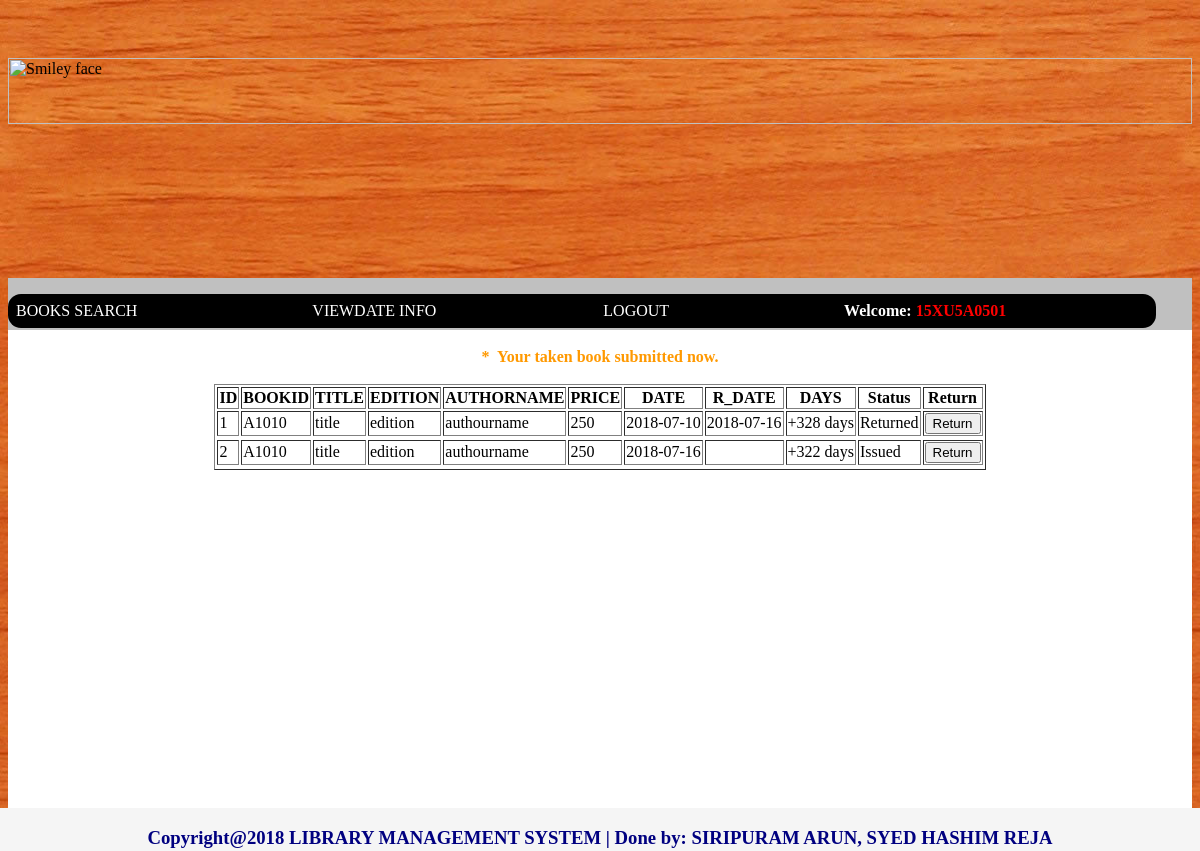
Screenshot of /viewdate.php?error=2 (signed in) with the database file from the repository.
### tables this page shows
CREATE TABLE `order1` (
  `id` int(10) NOT NULL,
  `bookid` varchar(100) NOT NULL,
  `htnumber` varchar(100) NOT NULL,
  `title` varchar(100) NOT NULL,
  `edition` varchar(100) NOT NULL,
  `authorname` varchar(100) NOT NULL,
  `price` varchar(100) NOT NULL,
  `currentdate` varchar(100) NOT NULL,
  `returndate` varchar(100) NOT NULL,
  `status` varchar(100) NOT NULL
);

### viewdate.php (the view, shortened to what this page needs)
<html>
<head>
</head>
<body>
<img src="L1.bmp" alt="Smiley face" height="30%" width="100%">
<?php
include "studentmenu.php";
?>
<div id="b2"><center>
<br>
<center><?php
            if(isset($_GET['error'])==true){
                if($_GET['error']==1){
                echo " <b style='color:red'>*&nbsp; Your already submited. </b>";
                }
                elseif($_GET['error']==2){
                echo " <b style='color:#ff9900'>*&nbsp; Your taken book submitted now. </b>";
                }
            }
            ?>
        </center>
        <br>
<?php
include "connection.php";
$query = "select * from order1 where htnumber='$htnumber' ";
$result=mysqli_query($con,$query) or die("Query failed:".mysqli_error($con));
 if (mysqli_num_rows($result) > 0) {
		ECHO "<TABLE BORDER='1'>";
		echo "<tr>";
		echo "<th>ID</th>";
		echo "<th>BOOKID</th>";
		echo "<th>TITLE</TH>";
		echo "<th>EDITION</TH>";
		echo "<th>AUTHORNAME</th>";
		echo "<th>PRICE</th>";
		echo "<th>DATE</th>";
		echo "<th>R_DATE</th>";
		echo "<th>DAYS</th>";
		echo "<th>Status</th>";
		echo "<th>Return</th>";
		echo "</tr>";
		    while($row = mysqli_fetch_assoc($result)) {
		echo "<tr>";
$date1=date_create($row['currentdate' ]);
$date2=date_create("");
$diff=date_diff($date1,$date2);
$diff->format("%R%a days");
echo "<td>" . $row['id']. "</td>";
echo "<td>" . $row['bookid']. "</td>";
echo "<td>" .$row['title']. "</td>";
echo "<td>" .$row['edition']. "</td>";
echo "<td>" .$row['authorname']. "</td>";
echo "<td>" .$row['price']. "</td>";
echo "<td>" .$row['currentdate']. "</td>";
echo "<td>" .$row['returndate']. "</td>";
echo "<td>" . $diff->format("%R%a days") . "</td>";
echo "<td>" .$row['status']. "</td>";
?>
<td>
    <a href="bookreturn.php?id=<?php echo  $row['id'] ?>" ><button type="button" name="submit" >Return</button></a>
</td>
<?php
echo "<tr>";
			}
			echo "</table>";
}
else {
}
?>
</div>
<div class="footer">
	<h3>Copyright@2018 LIBRARY MANAGEMENT SYSTEM | Done by: SIRIPURAM ARUN, SYED HASHIM REJA</h3>
  </div>
</body>
</html>

### studentmenu.php
<div id="header">
<ul>
 <li> <a href="stdbooksrch.php"> BOOKS SEARCH&nbsp;&nbsp;&nbsp;&nbsp;&nbsp;&nbsp;&nbsp;&nbsp;&nbsp;&nbsp;&nbsp;&nbsp;&nbsp;&nbsp;&nbsp;&nbsp;&nbsp;&nbsp;&nbsp;&nbsp;&nbsp;&nbsp;&nbsp;&nbsp;</a></li>
 <li> <a href="viewdate.php">VIEWDATE INFO &nbsp; &nbsp;&nbsp;&nbsp;&nbsp;&nbsp;&nbsp;&nbsp;&nbsp;&nbsp;&nbsp;&nbsp;&nbsp;&nbsp;&nbsp;&nbsp;&nbsp;&nbsp;&nbsp;&nbsp;</a></li>
 <li> <a href="logout.php">LOGOUT&nbsp;&nbsp;&nbsp;&nbsp;&nbsp;&nbsp;&nbsp;&nbsp;&nbsp;&nbsp;&nbsp;&nbsp;&nbsp;&nbsp;&nbsp;&nbsp;&nbsp;&nbsp;&nbsp;&nbsp;&nbsp;&nbsp;&nbsp;&nbsp;</a></li>
<li><a><strong>Welcome: </strong><strong style="color:red"><?php session_start(); echo $htnumber=$_SESSION['hallticketno']; ?></strong></a></li>
</ul>
</div>

### viewdate.php (style rules this page uses)
body { background:url("h8.jpg"); background-repeat:no-repeat; background-size: 100%; padding-top:50px; }
a { text-decoration:none; color:white; }
ul,li { list-style:none; padding:4px; float:left; background-color:#000000; border-radius:13px; padding-right:75px; }
#header { width:100%; height:7%; background:silver; }
.footer { position: fixed; left: 0; bottom: 0; width: 100%; height:5%; background-color:whitesmoke; color: navy; text-align: center; }
#b2 { width:100%; height:70%; background:white; }

### rows the page displays
order1: id "1", bookid "A1010", title "title", edition "edition", authorname "authourname", price "250", currentdate "2018-07-10", returndate "2018-07-16", currentdate "+328 days", status "Returned"
order1: id "2", bookid "A1010", title "title", edition "edition", authorname "authourname", price "250", currentdate "2018-07-16", currentdate "+322 days", status "Issued"

### other values shown
$htnumber=$_SESSION['hallticketno'] "15XU5A0501"
